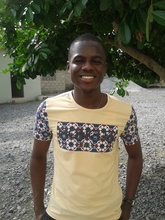
%> input picture Imaging Codes/matlab code/fred.jpg, 165 x 220 px, shrunk from 1920 x 2560 before the run
$ octave homework5.m   (GNU Octave 9; MATLAB toolbox functions it lacks are replaced by stand-ins)
%> lines starting %> are read from the running program, lines starting %| are printed output that depends on the picture
### Imaging Codes/codes/myConvolve.m
function [B] =myConvolve(A, k)
% [21 lines of commented-out code are left out]

[r,c] = size(A);
[m,n] = size(k);
E = rot90(k,2);
center = floor((size(E)+1)/2);
left = center(2)-1;
right = n - center(2);
top = center(1)-1;
bottom = m - center(1);
Rep = zeros(r+top+bottom,c+left+right);
for x= 1+top : r+top
    for y= 1+left : c+left
        Rep(x,y)= A(x-top,y-left);
    end
end
WW = zeros(r,c);
for x = 1:r
    for y = 1:c
        for i = 1:m
            for j = 1:n
                q = x-1;
                w = y-1;
                WW(x,y)= WW(x,y)+ (Rep(i+q,j+w))* E(i,j);
           end
       end
   end
end

### Imaging Codes/codes/homework5.m
J= imread('fred.jpg');
%> J is the input picture: size 220x165x3 uint8; mean R, G, B 104.7, 102.7, 84.9
% %[M,N]= size(Pic);
% %imtool(Pic);
 J = rgb2gray(J);
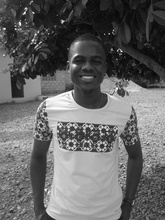
%> J: size 220x165 uint8; min 5, max 255, mean 101.2
% [38 lines of commented-out code are left out]
HH=[-1 0 1; -2 0 2 ; -1 0 1];
% II = (convolve(double(J),HH))));
II = abs(myConvolve(double(J),double(HH)));
%> after the loop in myConvolve, `for x= 1+top : r+top`:
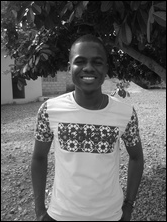
%> Rep: size 222x167 double; min 0, max 255, mean 99.1
%> after the loop in myConvolve, `for x = 1:r`:
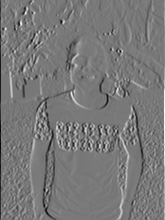
%> WW: size 220x165 double; min -698, max 777, mean 0.6; drawn with min black and max white
%> (the run ends here)

$ run again, with Imaging Codes/matlab code/senya.jpg copied over Imaging Codes/matlab code/fred.jpg
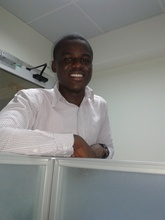
%> input picture Imaging Codes/matlab code/senya.jpg, 165 x 220 px, shrunk from 1920 x 2560 before the run
%> J is the input picture: size 220x165x3 uint8; mean R, G, B 133.1, 134.9, 133
%> J: size 220x165 uint8
%> after the loop in myConvolve, `for x= 1+top : r+top`:
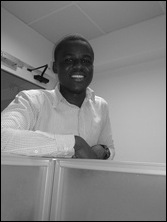
%> Rep: size 222x167 double; min 0, max 248, mean 131.4
%> after the loop in myConvolve, `for x = 1:r`:
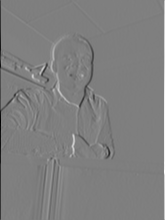
%> WW: size 220x165 double; min -805, max 808, mean -0.6; drawn with min black and max white
